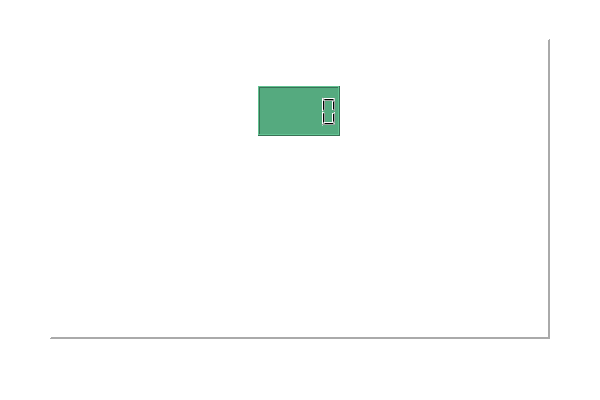
<?xml version="1.0" encoding="UTF-8"?>
<ui version="4.0">
 <class>DanceWindow</class>
 <widget class="QMainWindow" name="DanceWindow">
  <property name="geometry">
   <rect>
    <x>0</x>
    <y>0</y>
    <width>600</width>
    <height>400</height>
   </rect>
  </property>
  <property name="windowTitle">
   <string>DanceWindow</string>
  </property>
  <property name="styleSheet">
   <string notr="true">background-color: rgb(255, 255, 255);</string>
  </property>
  <widget class="QWidget" name="centralWidget">
   <layout class="QGridLayout" name="gridLayout">
    <item row="1" column="0">
     <spacer name="horizontalSpacer">
      <property name="orientation">
       <enum>Qt::Horizontal</enum>
      </property>
      <property name="sizeHint" stdset="0">
       <size>
        <width>40</width>
        <height>20</height>
       </size>
      </property>
     </spacer>
    </item>
    <item row="0" column="1">
     <spacer name="verticalSpacer">
      <property name="orientation">
       <enum>Qt::Vertical</enum>
      </property>
      <property name="sizeHint" stdset="0">
       <size>
        <width>20</width>
        <height>40</height>
       </size>
      </property>
     </spacer>
    </item>
    <item row="1" column="2">
     <spacer name="horizontalSpacer_2">
      <property name="orientation">
       <enum>Qt::Horizontal</enum>
      </property>
      <property name="sizeHint" stdset="0">
       <size>
        <width>40</width>
        <height>20</height>
       </size>
      </property>
     </spacer>
    </item>
    <item row="2" column="1">
     <spacer name="verticalSpacer_2">
      <property name="orientation">
       <enum>Qt::Vertical</enum>
      </property>
      <property name="sizeHint" stdset="0">
       <size>
        <width>20</width>
        <height>40</height>
       </size>
      </property>
     </spacer>
    </item>
    <item row="1" column="1">
     <widget class="QFrame" name="frame">
      <property name="sizePolicy">
       <sizepolicy hsizetype="Fixed" vsizetype="Fixed">
        <horstretch>0</horstretch>
        <verstretch>0</verstretch>
       </sizepolicy>
      </property>
      <property name="minimumSize">
       <size>
        <width>500</width>
        <height>300</height>
       </size>
      </property>
      <property name="styleSheet">
       <string notr="true">background-image: url(:/images/images/board.jpg);
background-repeat:no-repeat;
background-position:center;</string>
      </property>
      <property name="frameShape">
       <enum>QFrame::Panel</enum>
      </property>
      <property name="frameShadow">
       <enum>QFrame::Raised</enum>
      </property>
      <property name="lineWidth">
       <number>2</number>
      </property>
      <layout class="QGridLayout" name="gridLayout_2">
       <property name="margin">
        <number>0</number>
       </property>
       <property name="spacing">
        <number>0</number>
       </property>
       <item row="2" column="0">
        <spacer name="horizontalSpacer_3">
         <property name="orientation">
          <enum>Qt::Horizontal</enum>
         </property>
         <property name="sizeType">
          <enum>QSizePolicy::Fixed</enum>
         </property>
         <property name="sizeHint" stdset="0">
          <size>
           <width>63</width>
           <height>20</height>
          </size>
         </property>
        </spacer>
       </item>
       <item row="2" column="1">
        <widget class="QFrame" name="boardLeft">
         <property name="sizePolicy">
          <sizepolicy hsizetype="Fixed" vsizetype="Fixed">
           <horstretch>0</horstretch>
           <verstretch>0</verstretch>
          </sizepolicy>
         </property>
         <property name="minimumSize">
          <size>
           <width>130</width>
           <height>225</height>
          </size>
         </property>
         <property name="styleSheet">
          <string notr="true">background-image: url();
background-color: rgba(255, 255, 255, 0);</string>
         </property>
         <property name="frameShape">
          <enum>QFrame::NoFrame</enum>
         </property>
         <property name="frameShadow">
          <enum>QFrame::Plain</enum>
         </property>
         <property name="lineWidth">
          <number>0</number>
         </property>
        </widget>
       </item>
       <item row="2" column="4">
        <widget class="QFrame" name="boardRight">
         <property name="sizePolicy">
          <sizepolicy hsizetype="Fixed" vsizetype="Fixed">
           <horstretch>0</horstretch>
           <verstretch>0</verstretch>
          </sizepolicy>
         </property>
         <property name="minimumSize">
          <size>
           <width>130</width>
           <height>225</height>
          </size>
         </property>
         <property name="styleSheet">
          <string notr="true">background-image: url();
background-color: rgba(255, 255, 255, 0);</string>
         </property>
         <property name="frameShape">
          <enum>QFrame::NoFrame</enum>
         </property>
         <property name="frameShadow">
          <enum>QFrame::Plain</enum>
         </property>
         <property name="lineWidth">
          <number>0</number>
         </property>
        </widget>
       </item>
       <item row="2" column="5">
        <spacer name="horizontalSpacer_5">
         <property name="orientation">
          <enum>Qt::Horizontal</enum>
         </property>
         <property name="sizeHint" stdset="0">
          <size>
           <width>40</width>
           <height>20</height>
          </size>
         </property>
        </spacer>
       </item>
       <item row="2" column="3">
        <layout class="QVBoxLayout" name="verticalLayout">
         <property name="spacing">
          <number>0</number>
         </property>
         <item>
          <layout class="QHBoxLayout" name="horizontalLayout">
           <property name="spacing">
            <number>0</number>
           </property>
           <item>
            <spacer name="horizontalSpacer_6">
             <property name="orientation">
              <enum>Qt::Horizontal</enum>
             </property>
             <property name="sizeType">
              <enum>QSizePolicy::Fixed</enum>
             </property>
             <property name="sizeHint" stdset="0">
              <size>
               <width>10</width>
               <height>20</height>
              </size>
             </property>
            </spacer>
           </item>
           <item>
            <widget class="QLCDNumber" name="totalLCD">
             <property name="sizePolicy">
              <sizepolicy hsizetype="Fixed" vsizetype="Fixed">
               <horstretch>0</horstretch>
               <verstretch>0</verstretch>
              </sizepolicy>
             </property>
             <property name="minimumSize">
              <size>
               <width>82</width>
               <height>50</height>
              </size>
             </property>
             <property name="maximumSize">
              <size>
               <width>70</width>
               <height>30</height>
              </size>
             </property>
             <property name="styleSheet">
              <string notr="true">background-image: url();
background-color: rgb(85, 170, 127);</string>
             </property>
            </widget>
           </item>
           <item>
            <spacer name="horizontalSpacer_7">
             <property name="orientation">
              <enum>Qt::Horizontal</enum>
             </property>
             <property name="sizeType">
              <enum>QSizePolicy::Fixed</enum>
             </property>
             <property name="sizeHint" stdset="0">
              <size>
               <width>10</width>
               <height>20</height>
              </size>
             </property>
            </spacer>
           </item>
          </layout>
         </item>
         <item>
          <spacer name="verticalSpacer_7">
           <property name="orientation">
            <enum>Qt::Vertical</enum>
           </property>
           <property name="sizeHint" stdset="0">
            <size>
             <width>20</width>
             <height>40</height>
            </size>
           </property>
          </spacer>
         </item>
         <item>
          <spacer name="horizontalSpacer_4">
           <property name="orientation">
            <enum>Qt::Horizontal</enum>
           </property>
           <property name="sizeType">
            <enum>QSizePolicy::Fixed</enum>
           </property>
           <property name="sizeHint" stdset="0">
            <size>
             <width>108</width>
             <height>20</height>
            </size>
           </property>
          </spacer>
         </item>
        </layout>
       </item>
       <item row="0" column="3">
        <spacer name="verticalSpacer_5">
         <property name="orientation">
          <enum>Qt::Vertical</enum>
         </property>
         <property name="sizeType">
          <enum>QSizePolicy::Fixed</enum>
         </property>
         <property name="sizeHint" stdset="0">
          <size>
           <width>20</width>
           <height>35</height>
          </size>
         </property>
        </spacer>
       </item>
       <item row="3" column="3">
        <spacer name="verticalSpacer_4">
         <property name="orientation">
          <enum>Qt::Vertical</enum>
         </property>
         <property name="sizeHint" stdset="0">
          <size>
           <width>20</width>
           <height>40</height>
          </size>
         </property>
        </spacer>
       </item>
      </layout>
     </widget>
    </item>
   </layout>
  </widget>
  <widget class="QStatusBar" name="statusBar"/>
 </widget>
 <layoutdefault spacing="6" margin="11"/>
 <resources/>
 <connections>
  <connection>
   <sender>DanceWindow</sender>
   <signal>totalChanged(double)</signal>
   <receiver>totalLCD</receiver>
   <slot>display(double)</slot>
   <hints>
    <hint type="sourcelabel">
     <x>248</x>
     <y>3</y>
    </hint>
    <hint type="destinationlabel">
     <x>292</x>
     <y>107</y>
    </hint>
   </hints>
  </connection>
 </connections>
 <slots>
  <signal>totalChanged(double)</signal>
 </slots>
</ui>
